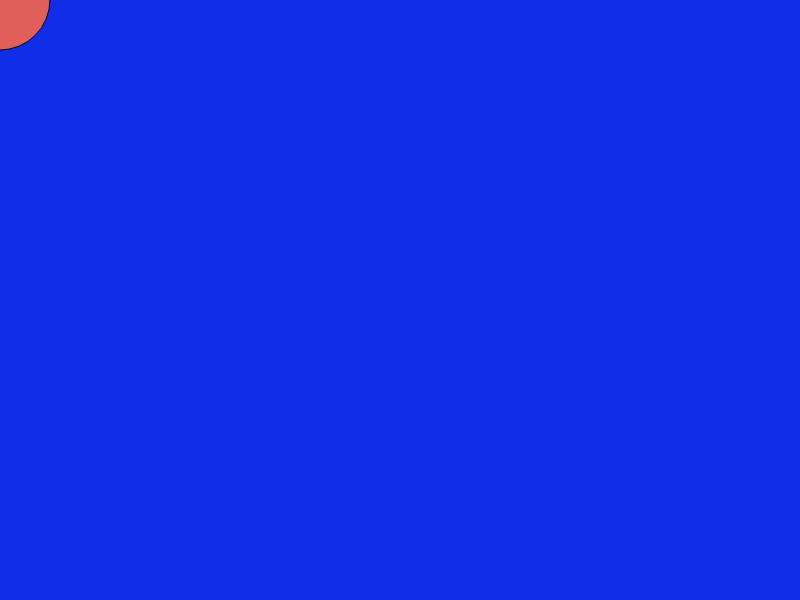
Frame 1 (no input)
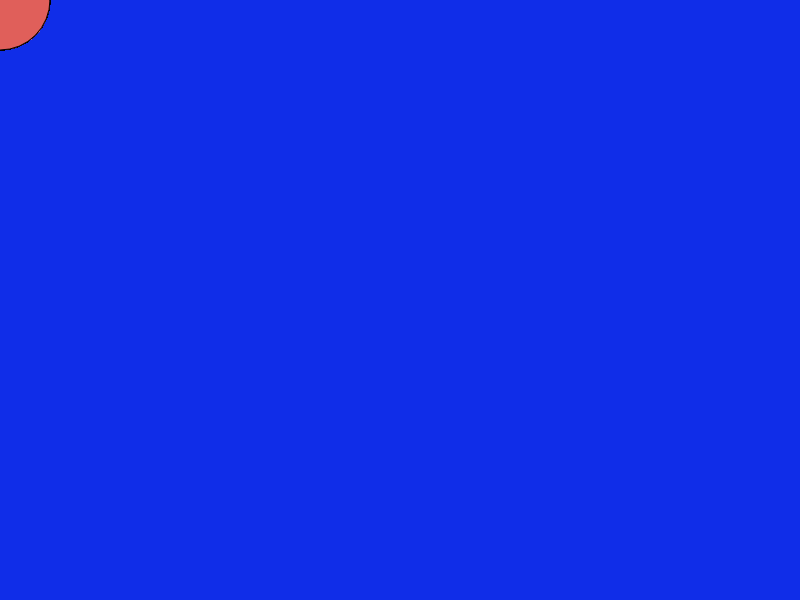
Frame 60 (no input)
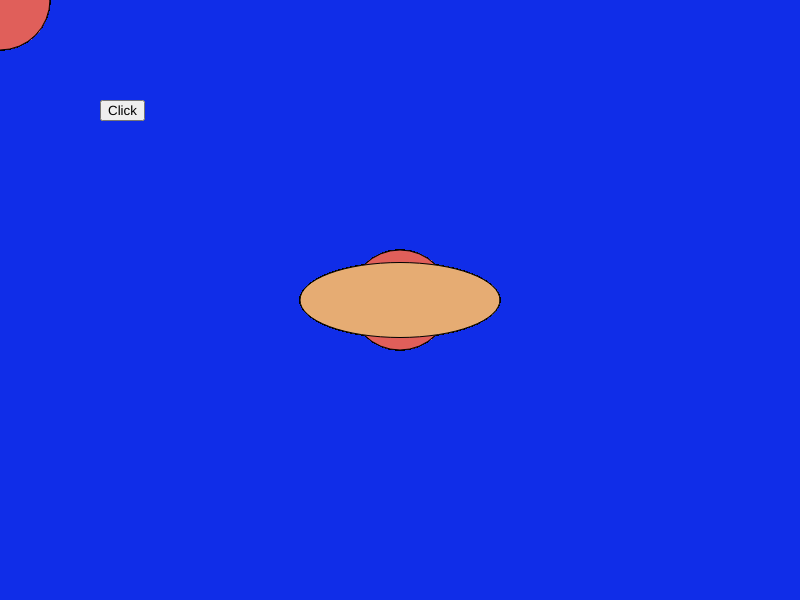
Frame 120 (the mouse pressed at the canvas centre since frame 60)

The p5.js sketch that drew these frames (run headless with seeded random() and noise() and a simulated clock; from frame 60 on, the mouse is pressed at the canvas centre):

// p5.js sketch
// ── sketch.js
var ellipseX = 200;
var ellipseY = 100;

  var r= 16;
  var g= 45;
  var b= 232;

  bg = 'green';

function setup() {
 // put setup code here

  c = color(r, g, b);
    createCanvas(displayWidth, displayHeight);
    cursor(CROSS)
    background(c);

}

function draw() {
  // put drawing code here



  fill('#E05F5A')
  circle(mouseX, mouseY,100,100);
  if(mouseIsPressed){
    fill('#E6AC73')
    ellipse(mouseX,mouseY,200,75);

    let button = createButton('Click');
    button.position(100,100);

    button.mousePressed(changebackground);
  }

  function changebackground() { 
  var r= 200;
  var g= 75;
  var b= 100;

   circle(300, 300,100,100);

   c = color(r, g, b);
   background(c);

  if (bg == 'red'){
    c = color(r, g, b);
    background(c);
    (bg == 'green')
    

  }
  

   
}


}
